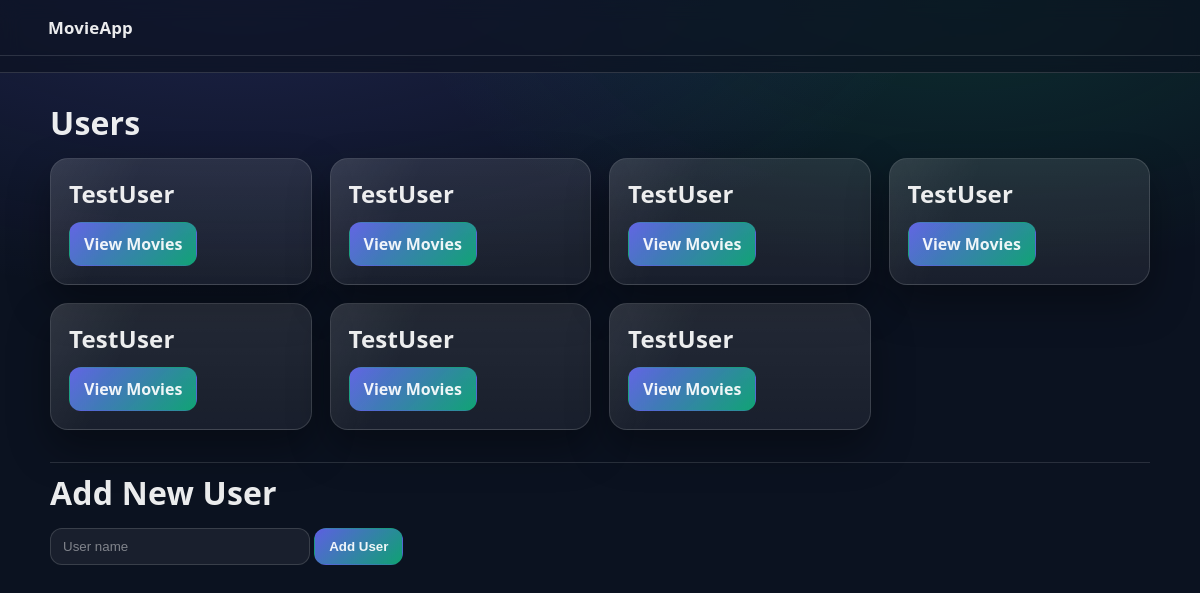
The app's page /, older data.
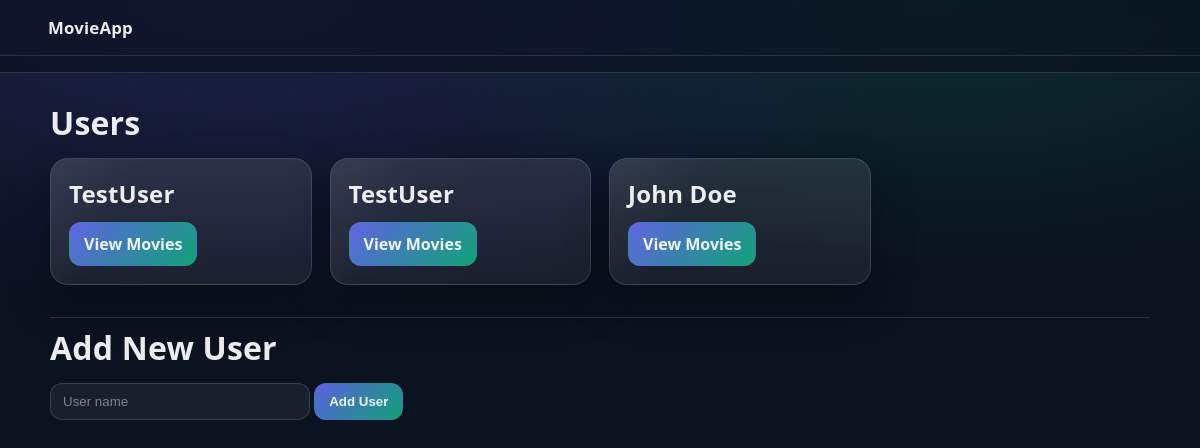
The same page, newer data.
### models.py (models this page shows)
class User(db.Model):
    id = db.Column(db.Integer, primary_key=True)
    name = db.Column(db.String(100), nullable=False)

### app.py (the view)
@app.route('/')
def index():
    users = data_manager.get_users()
    return render_template('index.html', users=users)

### data_manager.py (called while the page is built)
    def get_users(self):
        return db.session.execute(db.select(User)).scalars().all()

### templates/index.html
{% extends "base.html" %}
{% block content %}
    <h1 class="cv-font-display">Users</h1>
    <div class="user-list-grid">
        {% for user in users %}
        <div class="user-card cv-movie-card cv-shine-effect cv-animate-fade-up">
            <h2 class="cv-font-display">{{ user.name }}</h2>
            <a class="btn cv-button cv-primary" href="{{ url_for('get_list_of_fav_movies', user_id=user.id) }}">View Movies</a>
        </div>
        {% endfor %}
    </div>
    <hr style="margin-top: var(--cv-space-8);">
    <h1 class="cv-font-display">Add New User</h1>
    <form action="{{ url_for('create_user') }}" method="POST">
        <input type="text" name="name" placeholder="User name" required class="cv-input">
        <button type="submit" class="cv-button cv-primary">Add User</button>
    </form>
{% endblock %}

### templates/base.html (shortened to what this page needs)
<!DOCTYPE html>
<html lang="en">
<head>
    <link rel="stylesheet" href="{{ url_for('static', filename='style.css') }}">
</head>
<body>
    <header class="navigation-bar">
        <a href="{{ url_for('index') }}">MovieApp</a>
        <hr>
    </header>
    <main class="container">
        {% block content %}{% endblock %}
    </main>
</body>
</html>

### static/style.css (style rules this page uses)
:root { --cv-bg: #0b1220; --cv-surface: rgba(255,255,255,0.08); --cv-surface-2: rgba(255,255,255,0.12); --cv-border: rgba(255,255,255,0.14); --cv-text: rgba(255,255,255,0.92); --cv-muted: rgba(255,255,255,0.70); --cv-shadow: 0 18px 40px rgba(0,0,0,0.35); --cv-radius: 18px; --cv-space-2: 8px; --cv-space-4: 16px; --cv-space-6: 24px; --cv-space-8: 32px; }
* { box-sizing: border-box; }
body { margin: 0; font-family: system-ui, -apple-system, Segoe UI, Roboto, Arial, sans-serif; background: radial-gradient(1200px 600px at 20% -10%, rgba(99,102,241,0.22), transparent 60%), radial-gradient(1000px 500px at 80% 0%, rgba(16,185,129,0.16), transparent 55%), var(--cv-bg); color: var(--cv-text); }
.container { width: min(1100px, 92vw); margin: 0 auto; padding: 28px 0 60px; }
hr { border: none; border-top: 1px solid var(--cv-border); opacity: 0.9; }
.navigation-bar { position: sticky; top: 0; z-index: 10; padding: 16px 0; backdrop-filter: blur(10px); background: rgba(11, 18, 32, 0.65); border-bottom: 1px solid var(--cv-border); }
.navigation-bar a { display: inline-block; margin-left: 4vw; color: var(--cv-text); text-decoration: none; font-weight: 800; letter-spacing: 0.2px; font-size: 1.05rem; }
.navigation-bar hr { margin: 16px 0 0; }
.cv-font-display { margin: 0 0 14px; letter-spacing: 0.2px; }
h2, h3 { margin: 0 0 10px; }
form { margin: 0; }
.cv-input { width: 260px; max-width: 100%; padding: 10px 12px; border-radius: 12px; border: 1px solid var(--cv-border); background: rgba(255,255,255,0.06); color: var(--cv-text); outline: none; }
.cv-input::placeholder { color: rgba(255,255,255,0.45); }
.btn { text-decoration: none; }
.cv-button { display: inline-flex; align-items: center; justify-content: center; gap: 8px; border: 1px solid var(--cv-border); background: rgba(255,255,255,0.08); color: var(--cv-text); padding: 10px 14px; border-radius: 12px; cursor: pointer; transition: transform .15s ease, background .15s ease, border-color .15s ease; font-weight: 650; }
.cv-primary { background: linear-gradient(135deg, rgba(99,102,241,0.92), rgba(16,185,129,0.86)); border-color: transparent; }
.user-list-grid { display: grid; grid-template-columns: repeat(auto-fill, minmax(240px, 1fr)); gap: 18px; margin-top: 12px; }
.user-card { padding: 18px; border-radius: var(--cv-radius); border: 1px solid var(--cv-border); background: linear-gradient(180deg, rgba(255,255,255,0.10), rgba(255,255,255,0.06)); box-shadow: var(--cv-shadow); }
.user-card h2 { margin-bottom: 12px; }
.cv-movie-card { position: relative; overflow: hidden; }
.cv-shine-effect::after { content: ""; position: absolute; inset: -60%; background: linear-gradient(90deg, transparent, rgba(255,255,255,0.20), transparent); transform: rotate(25deg) translateX(-60%); transition: transform 0.8s ease; pointer-events: none; }
.cv-animate-fade-up { animation: fadeUp 0.5s ease both; }

Row changes from the older to the newer data that the page shows:
removed User: name "TestUser"
removed User: name "TestUser"
removed User: name "TestUser"
removed User: name "TestUser"
changed User: name "TestUser" → "John Doe"
